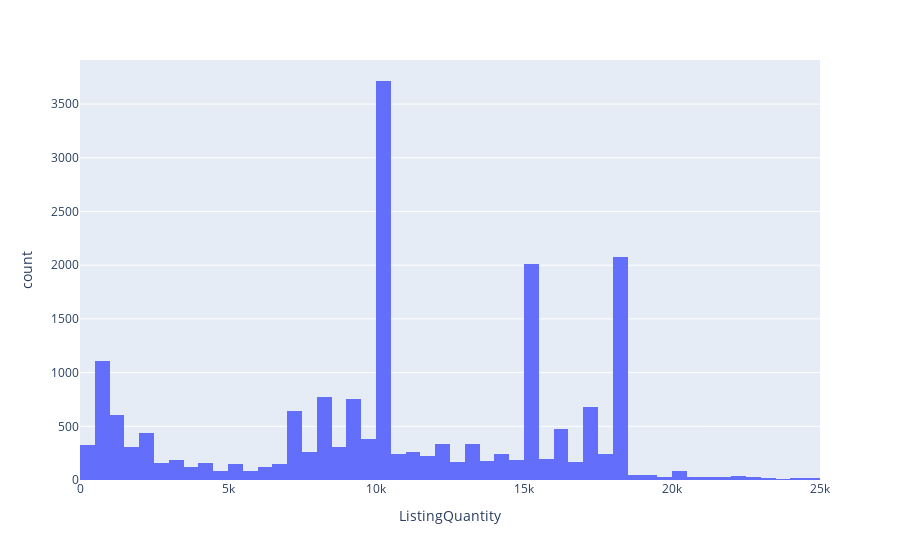

Notebook code for this chart:
### Code cell
fig = px.histogram(data_frame=df, x='ListingQuantity')
fig.show()

### Figure 1 — Plotly figure (JSON) as saved in the notebook; plotly's stock layout.template omitted (floating-point values rounded to 4 significant figures; data arrays with more than 128 entries replaced by an {"elided": "..."} marker saying what was removed)
{"data": [{"alignmentgroup": "True", "bingroup": "x", "hovertemplate": "ListingQuantity=%{x}<br>count=%{y}<extra></extra>", "legendgroup": "", "marker": {"color": "#636efa", "pattern": {"shape": ""}}, "name": "", "offsetgroup": "", "orientation": "v", "showlegend": false, "type": "histogram", "x": {"elided": "19233 int values"}, "xaxis": "x", "yaxis": "y"}], "layout": {"barmode": "relative", "legend": {"tracegroupgap": 0}, "margin": {"t": 60}, "xaxis": {"anchor": "y", "domain": [0, 1], "title": {"text": "ListingQuantity"}}, "yaxis": {"anchor": "x", "domain": [0, 1], "title": {"text": "count"}}}}
